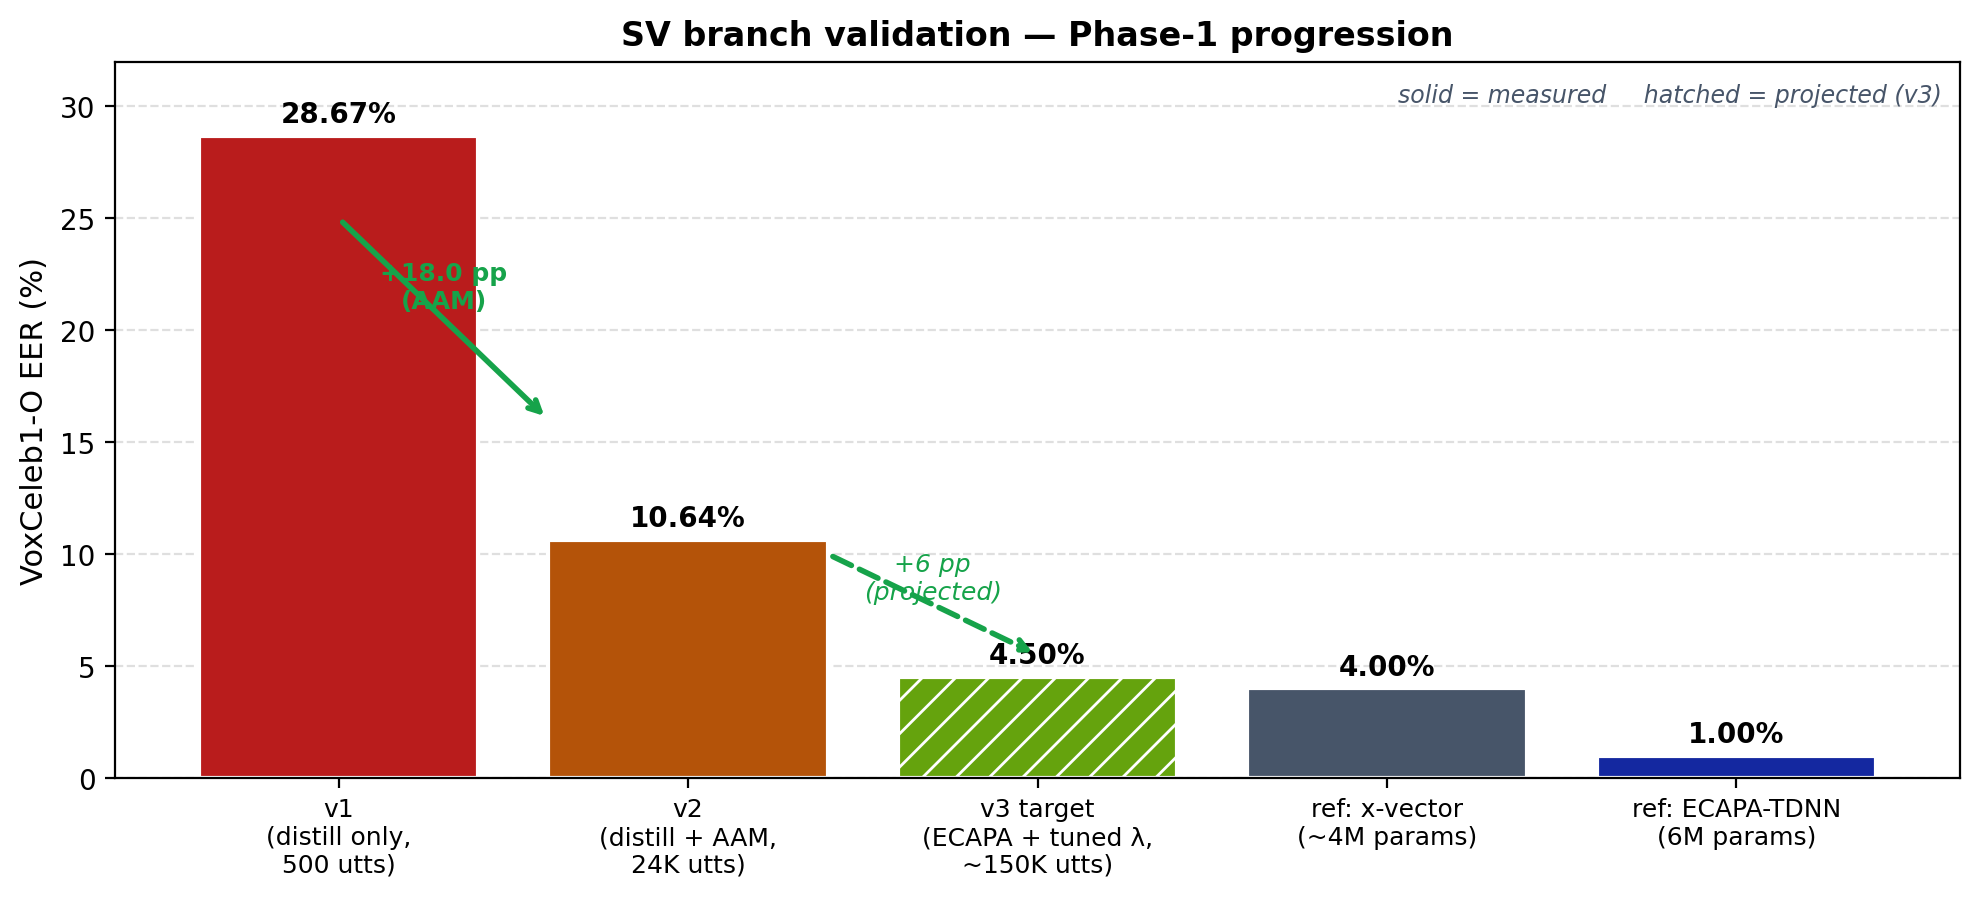

The Python source for this figure:
"""SV branch validation progression — v1 → v2 → v3 (projected) → published refs."""
import matplotlib.pyplot as plt
import numpy as np

# (label, EER %, color, hatch)
runs = [
    ("v1\n(distill only,\n500 utts)",            28.67, "#B91C1C", ""),
    ("v2\n(distill + AAM,\n24K utts)",           10.64, "#B45309", ""),
    ("v3 target\n(ECAPA + tuned λ,\n~150K utts)", 4.50, "#65A30D", "//"),
    ("ref: x-vector\n(~4M params)",               4.00, "#475569", ""),
    ("ref: ECAPA-TDNN\n(6M params)",              1.00, "#1428A0", ""),
]

xs = list(range(len(runs)))
labels = [r[0] for r in runs]
eers   = [r[1] for r in runs]
colors = [r[2] for r in runs]
hatches = [r[3] for r in runs]

fig, ax = plt.subplots(figsize=(10, 4.6))
bars = ax.bar(xs, eers, color=colors, edgecolor="white", linewidth=1.5)
for bar, h in zip(bars, hatches):
    if h:
        bar.set_hatch(h)

# Annotate values
for i, v in enumerate(eers):
    ax.annotate(f"{v:.2f}%", (i, v), xytext=(0, 5),
                textcoords="offset points", ha="center",
                fontsize=10, fontweight="bold")

# Improvement arrows v1 -> v2 -> v3
ax.annotate("", xy=(0.6, 16.0), xytext=(0.0, 25.0),
            arrowprops=dict(arrowstyle="->", color="#16A34A", lw=2))
ax.text(0.3, 21.0, "+18.0 pp\n(AAM)", fontsize=9, color="#16A34A",
        ha="center", fontweight="bold")

ax.annotate("", xy=(2.0, 5.5), xytext=(1.4, 10.0),
            arrowprops=dict(arrowstyle="->", color="#16A34A", lw=2,
                            linestyle="dashed"))
ax.text(1.7, 8.0, "+6 pp\n(projected)", fontsize=9, color="#16A34A",
        ha="center", style="italic")

ax.set_xticks(xs)
ax.set_xticklabels(labels, fontsize=9)
ax.set_ylabel("VoxCeleb1-O EER (%)", fontsize=11)
ax.set_title("SV branch validation — Phase-1 progression",
             fontsize=12, fontweight="bold")
ax.set_ylim(0, 32)
ax.grid(axis="y", linestyle="--", alpha=0.4)
ax.set_axisbelow(True)

# Hatched legend stripe = projected
ax.text(0.99, 0.97, "solid = measured     hatched = projected (v3)",
        transform=ax.transAxes, ha="right", va="top",
        fontsize=8.5, color="#475569", style="italic")

plt.tight_layout()
plt.savefig("/Users/malaymishra/Desktop/srib/illustrations/8_sv_progression.png",
            dpi=200, bbox_inches="tight")
plt.savefig("/Users/malaymishra/Desktop/srib/illustrations/8_sv_progression.svg",
            bbox_inches="tight")
print("wrote 8_sv_progression.{png,svg}")
